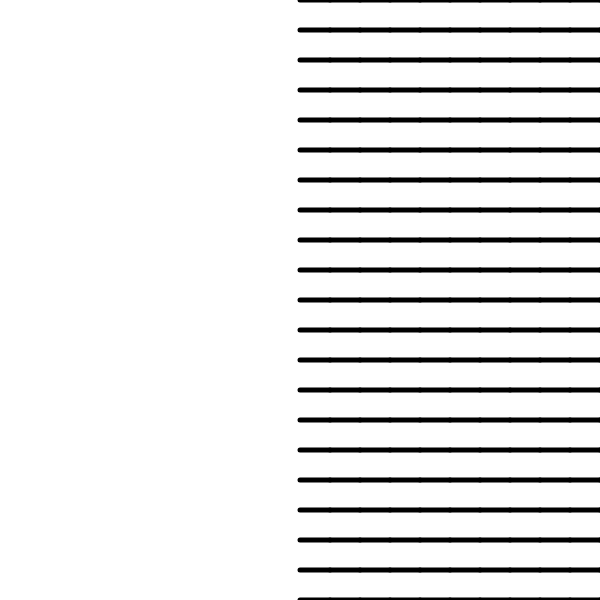
Frame 1 (no input)
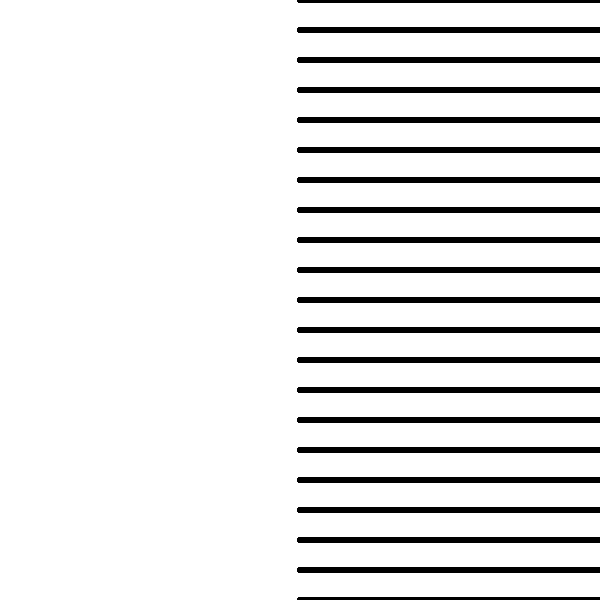
Frame 60 (no input)
Frame 120 (the mouse pressed at the canvas centre since frame 60): identical to frame 60, image omitted

The p5.js sketch that drew these frames (run headless with seeded random() and noise() and a simulated clock; from frame 60 on, the mouse is pressed at the canvas centre):

// p5.js sketch
// ── sketch.js
//sadaf shaikh
function setup() {
  createCanvas(600,600)
}

function draw() {
  for(var x=300;x<=width;x+=30){// black and white partitions
    for(var y =0;y<=height;y+=30){
      strokeWeight(5);
      stroke(0);
      line(x,y,x+30,y);
    }
  }
  
}
